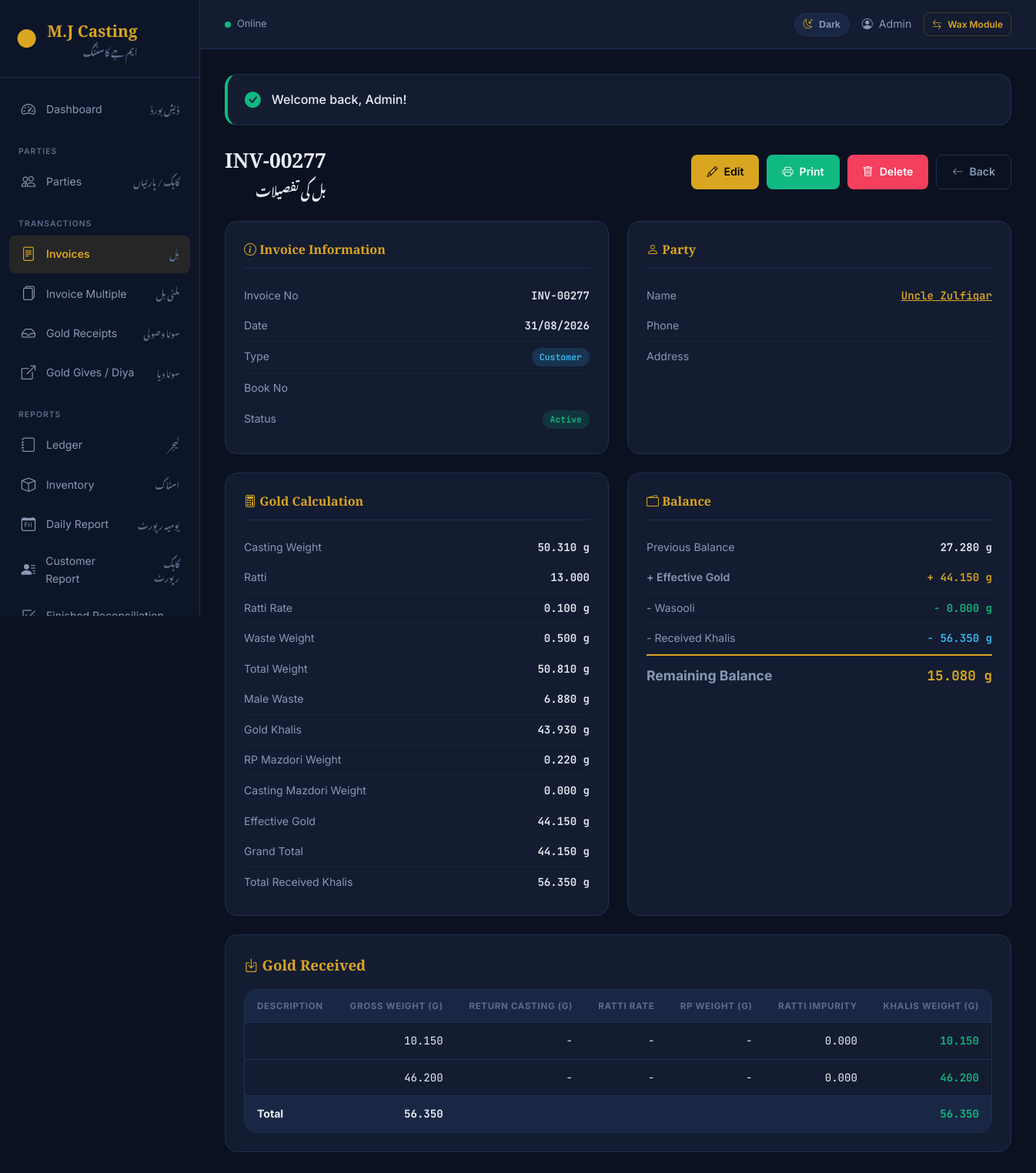
The page /invoices/show.php?id=277 (signed in) on the database its author committed.
### tables this page shows
CREATE TABLE `users` (
  `id` int(11) NOT NULL,
  `name` varchar(255) NOT NULL,
  `email` varchar(255) NOT NULL,
  `email_verified_at` datetime DEFAULT NULL,
  `password` varchar(255) NOT NULL,
  `remember_token` varchar(100) DEFAULT NULL,
  `created_at` timestamp NOT NULL DEFAULT current_timestamp(),
  `updated_at` timestamp NOT NULL DEFAULT current_timestamp() ON UPDATE current_timestamp()
);

CREATE TABLE `invoices` (
  `id` int(11) NOT NULL,
  `invoice_no` varchar(50) NOT NULL,
  `customer_id` int(11) NOT NULL,
  `invoice_type` enum('customer','dukandar','karigar') DEFAULT 'customer',
  `invoice_date` date NOT NULL,
  `casting_weight` decimal(10,3) DEFAULT 0.000,
  `waste_weight` decimal(10,3) DEFAULT 0.000,
  `total_weight` decimal(10,3) DEFAULT 0.000,
  `ratti` decimal(10,3) DEFAULT 0.000,
  `ratti_rate` decimal(10,3) DEFAULT 0.000,
  `male_waste` decimal(10,3) DEFAULT 0.000,
  `gold_khalis` decimal(10,3) DEFAULT 0.000,
  `total_received_khalis` decimal(10,3) DEFAULT 0.000,
  `rp_rate` decimal(15,2) DEFAULT 0.00,
  `rp_amount` decimal(15,2) DEFAULT 0.00,
  `rp_mazdori_weight` decimal(10,3) DEFAULT 0.000,
  `rp_mazdori_rate` decimal(15,2) DEFAULT 0.00,
  `rp_mazdori_amount` decimal(15,2) DEFAULT 0.00,
  `casting_mazdori_weight` decimal(10,3) DEFAULT 0.000,
  `casting_mazdori_rate` decimal(15,2) DEFAULT 0.00,
  `casting_mazdori_amount` decimal(15,2) DEFAULT 0.00,
  `effective_gold` decimal(10,3) DEFAULT 0.000,
  `grand_total` decimal(15,2) DEFAULT 0.00,
  `wasooli` decimal(15,2) DEFAULT 0.00,
  `previous_balance` decimal(15,2) DEFAULT 0.00,
  `remaining_balance` decimal(15,2) DEFAULT 0.00,
  `manual_book_no` varchar(50) DEFAULT NULL,
  `remarks` text DEFAULT NULL,
  `status` enum('active','cancelled') DEFAULT 'active',
  `ratti_auto` tinyint(1) DEFAULT 0,
  `waste_auto` tinyint(1) DEFAULT 0,
  `male_waste_auto` tinyint(1) DEFAULT 0,
  `created_by` int(11) DEFAULT NULL,
  `updated_by` int(11) DEFAULT NULL,
  `created_at` timestamp NOT NULL DEFAULT current_timestamp(),
  `updated_at` timestamp NOT NULL DEFAULT current_timestamp() ON UPDATE current_timestamp(),
  `deleted_at` datetime DEFAULT NULL
);

CREATE TABLE `customers` (
  `id` int(11) NOT NULL,
  `name` varchar(100) NOT NULL,
  `phone` varchar(20) DEFAULT NULL,
  `cnic` varchar(30) DEFAULT NULL,
  `address` text DEFAULT NULL,
  `city` varchar(50) DEFAULT NULL,
  `opening_balance` decimal(15,2) DEFAULT 0.00,
  `status` enum('active','inactive') DEFAULT 'active',
  `party_type` enum('customer','dukandar','karigar') DEFAULT 'customer',
  `created_at` timestamp NOT NULL DEFAULT current_timestamp(),
  `updated_at` timestamp NOT NULL DEFAULT current_timestamp() ON UPDATE current_timestamp(),
  `deleted_at` datetime DEFAULT NULL
);

CREATE TABLE `invoice_receives` (
  `id` int(11) NOT NULL,
  `invoice_id` int(11) NOT NULL,
  `description` varchar(255) DEFAULT NULL,
  `gross_weight` decimal(10,3) DEFAULT 0.000,
  `ratti_impurity` decimal(10,3) DEFAULT 0.000,
  `khalis_weight` decimal(10,3) DEFAULT 0.000,
  `created_at` timestamp NOT NULL DEFAULT current_timestamp(),
  `updated_at` timestamp NOT NULL DEFAULT current_timestamp() ON UPDATE current_timestamp()
);

### invoices/show.php (the view, shortened to what the rows shown need)
<?php
require_once __DIR__ . '/../config.php';
require_once __DIR__ . '/../functions/gold_calculations.php';
$id = (int) query('id', 0);
$db = getDB();
$stmt = $db->prepare("SELECT i.*, c.name as customer_name, c.phone as customer_phone, c.address as customer_address
                      FROM invoices i LEFT JOIN customers c ON c.id = i.customer_id WHERE i.id = ?");
$stmt->execute([$id]);
$invoice = $stmt->fetch();
$stmt = $db->prepare("SELECT * FROM invoice_receives WHERE invoice_id = ?");
$stmt->execute([$id]);
$receives = $stmt->fetchAll();
$breakdown = buildCalculationBreakdown($invoice);
require_once __DIR__ . '/../includes/header.php';
?>
<div class="page-header">
    <div class="page-title-group">
        <h1><?= htmlspecialchars($invoice['invoice_no']) ?></h1>
        <p class="font-urdu" style="margin-top:4px;">بل کی تفصیلات</p>
    </div>
</div>
<div class="invoice-detail-grid">
    <div class="detail-card">
        <div class="detail-row">
            <span class="detail-label">Invoice No</span>
            <span class="detail-value"><?= htmlspecialchars($invoice['invoice_no']) ?></span>
        </div>
        <div class="detail-row">
            <span class="detail-label">Date</span>
            <span class="detail-value"><?= formatDate($invoice['invoice_date']) ?></span>
        </div>
        <div class="detail-row">
            <span class="detail-value"><span class="badge bg-info"><?= ucfirst($invoice['invoice_type']) ?></span></span>
        </div>
        <div class="detail-row">
            <span class="detail-value"><span class="badge <?= $invoice['status'] === 'active' ? 'bg-success' : 'bg-danger' ?>"><?= ucfirst($invoice['status']) ?></span></span>
        </div>
    </div>
    <div class="detail-card">
        <div class="detail-row">
            <span class="detail-value"><a href="<?= url('customers/show.php?id=' . $invoice['customer_id']) ?>" style="color:var(--gold-primary);"><?= htmlspecialchars($invoice['customer_name'] ?? 'N/A') ?></a></span>
        </div>
    </div>
    <div class="detail-card">
        <div class="detail-row">
            <span class="detail-label">Previous Balance</span>
            <span class="detail-value"><?= number_format($breakdown['balance_chain']['previous_balance'], 3) ?> g</span>
        </div>
        <div class="detail-row" style="font-weight:600;color:var(--gold-primary);">
            <span class="detail-label">+ Effective Gold</span>
            <span class="detail-value">+ <?= number_format($breakdown['balance_chain']['effective_gold'], 3) ?> g</span>
        </div>
        <div class="detail-row" style="color:var(--success);">
            <span class="detail-label">- Wasooli</span>
            <span class="detail-value">- <?= number_format($breakdown['balance_chain']['wasooli'], 3) ?> g</span>
        </div>
        <div class="detail-row" style="color:var(--info);">
            <span class="detail-label">- Received Khalis</span>
            <span class="detail-value">- <?= number_format($breakdown['balance_chain']['received_khalis'], 3) ?> g</span>
        </div>
        <div class="detail-row" style="font-size:1.1rem;padding-top:12px;border-top:2px solid var(--gold-primary);">
            <span class="detail-label" style="font-weight:700;">Remaining Balance</span>
            <span class="detail-value" style="font-weight:700;color:<?= $invoice['remaining_balance'] < 0 ? 'var(--error)' : 'var(--gold-primary)' ?>;">
                <?= number_format($invoice['remaining_balance'], 3) ?> g
            </span>
        </div>
    </div>
</div>
<?php if (!empty($receives)): ?>
<div class="card" style="padding:24px;margin-top:24px;">
    <div class="table-container">
        <table>
            <thead>
                <tr>
                    <th>Description</th>
                    <th class="text-right">Gross Weight (g)</th>
                    <th class="text-right">Return Casting (g)</th>
                    <th class="text-right">Ratti Rate</th>
                    <th class="text-right">RP Weight (g)</th>
                    <th class="text-right">Ratti Impurity</th>
                    <th class="text-right">Khalis Weight (g)</th>
                </tr>
            </thead>
            <tbody>
                <?php foreach ($receives as $rec): ?>
                <tr>
                    <td><?= htmlspecialchars($rec['description'] ?? '-') ?></td>
                    <td class="text-right mono"><?= number_format($rec['gross_weight'], 3) ?></td>
                    <td class="text-right mono"><?= !empty($rec['return_casting_enabled']) ? number_format($rec['return_casting_weight'], 3) : '-' ?></td>
                    <td class="text-right mono"><?= !empty($rec['return_casting_enabled']) ? number_format($rec['return_ratti_rate'], 3) : '-' ?></td>
                    <td class="text-right mono"><?= !empty($rec['return_casting_enabled']) ? number_format($rec['return_rp_weight'], 3) : '-' ?></td>
                    <td class="text-right mono"><?= number_format($rec['ratti_impurity'], 3) ?></td>
                    <td class="text-right mono" style="color:var(--success);font-weight:600;"><?= number_format($rec['khalis_weight'] + ($rec['return_casting_khalis'] ?? 0), 3) ?></td>
                </tr>
                <?php endforeach; ?>
            </tbody>
        </table>
    </div>
</div>
<?php endif; ?>
<?php require_once __DIR__ . '/../includes/footer.php'; ?>

### includes/header.php (shortened to what the rows shown need)
<!DOCTYPE html>
<html lang="en">
<head>
    <link rel="stylesheet" href="https://cdn.jsdelivr.net/npm/bootstrap-icons@1.11.3/font/bootstrap-icons.min.css">
    <link rel="stylesheet" href="<?= url('assets/css/style.css') ?>">
</head>
<body>
    <?php $currentUser = getCurrentUser(); ?>
    <?php if (!isset($hideSidebar)): ?>
    <aside class="sidebar" id="sidebar">
        <div class="sidebar-header">
            <div class="logo">
                <span class="logo-icon">&#9679;</span>
                <div class="logo-text">
                    <span class="logo-title">M.J Casting</span>
                    <span class="logo-subtitle font-urdu">ایم جے کاسٹنگ</span>
                </div>
            </div>
        </div>
        <nav class="sidebar-nav">
            <a href="<?= url('dashboard.php') ?>" class="nav-item <?= basename($_SERVER['PHP_SELF']) === 'dashboard.php' ? 'active' : '' ?>">
                <i class="bi bi-speedometer2"></i>
                <span>Dashboard</span>
                <span class="font-urdu nav-urdu">ڈیش بورڈ</span>
            </a>
            <div class="nav-section-label">Parties</div>
            <a href="<?= url('customers/index.php') ?>" class="nav-item <?= strpos($_SERVER['PHP_SELF'], 'customers') !== false ? 'active' : '' ?>">
                <i class="bi bi-people"></i>
                <span>Parties</span>
                <span class="font-urdu nav-urdu">گاہک / پارٹیاں</span>
            </a>
            <div class="nav-section-label">Transactions</div>
            <a href="<?= url('invoices/index.php') ?>" class="nav-item <?= (strpos($_SERVER['PHP_SELF'], 'invoices') !== false && strpos($_SERVER['PHP_SELF'], 'invoice-multiple') === false) ? 'active' : '' ?>">
                <i class="bi bi-file-text"></i>
                <span>Invoices</span>
                <span class="font-urdu nav-urdu">بل</span>
            </a>
            <a href="<?= url('invoice-multiple/index.php') ?>" class="nav-item <?= strpos($_SERVER['PHP_SELF'], 'invoice-multiple') !== false ? 'active' : '' ?>">
                <i class="bi bi-files"></i>
                <span>Invoice Multiple</span>
                <span class="font-urdu nav-urdu">ملٹی بل</span>
            </a>
            <a href="<?= url('gold-receipts/index.php') ?>" class="nav-item <?= strpos($_SERVER['PHP_SELF'], 'gold-receipts') !== false ? 'active' : '' ?>">
                <i class="bi bi-inbox"></i>
                <span>Gold Receipts</span>
                <span class="font-urdu nav-urdu">سونا وصولی</span>
            </a>
            <a href="<?= url('gold-gives/index.php') ?>" class="nav-item <?= strpos($_SERVER['PHP_SELF'], 'gold-gives') !== false ? 'active' : '' ?>">
                <i class="bi bi-box-arrow-up-right"></i>
                <span>Gold Gives / Diya</span>
                <span class="font-urdu nav-urdu">سونا دیا</span>
            </a>
            <div class="nav-section-label">Reports</div>
            <a href="<?= url('ledger/index.php') ?>" class="nav-item <?= strpos($_SERVER['PHP_SELF'], 'ledger') !== false ? 'active' : '' ?>">
                <i class="bi bi-journal"></i>
                <span>Ledger</span>
                <span class="font-urdu nav-urdu">لیجر</span>
            </a>
            <a href="<?= url('inventory/index.php') ?>" class="nav-item <?= strpos($_SERVER['PHP_SELF'], 'inventory') !== false ? 'active' : '' ?>">
                <i class="bi bi-box"></i>
                <span>Inventory</span>
                <span class="font-urdu nav-urdu">اسٹاک</span>
            </a>
            <a href="<?= url('reports/daily.php') ?>" class="nav-item <?= strpos($_SERVER['PHP_SELF'], 'reports/daily') !== false ? 'active' : '' ?>">
                <i class="bi bi-calendar-day"></i>
                <span>Daily Report</span>
                <span class="font-urdu nav-urdu">یومیہ رپورٹ</span>
            </a>
            <a href="<?= url('reports/customer.php') ?>" class="nav-item <?= strpos($_SERVER['PHP_SELF'], 'reports/customer') !== false ? 'active' : '' ?>">
                <i class="bi bi-person-lines-fill"></i>
                <span>Customer Report</span>
                <span class="font-urdu nav-urdu">گاہک رپورٹ</span>
            </a>
            <a href="<?= url('reports/finished_reconciliation.php') ?>" class="nav-item <?= strpos($_SERVER['PHP_SELF'], 'reports/finished_reconciliation') !== false ? 'active' : '' ?>">
                <i class="bi bi-check2-square"></i>
                <span>Finished Reconciliation</span>
            </a>
        </nav>
    </aside>
    <div class="main-wrapper">
        <header class="top-header">
            <div class="header-left">
                <div class="online-status">
                    <span class="online-dot" id="online-dot"></span>
                    <span id="online-text">Online</span>
                </div>
            </div>
            <div class="header-right">
                <button type="button" class="theme-toggle" id="theme-toggle" onclick="window.toggleMjTheme && window.toggleMjTheme()" title="Toggle light / dark theme" aria-label="Toggle theme">
                    <i class="bi bi-moon-stars" id="theme-toggle-icon"></i>
                    <span id="theme-toggle-text">Dark</span>
                </button>
                <span class="header-user">
                    <i class="bi bi-person-circle"></i>
                    <?= htmlspecialchars($currentUser['name'] ?? 'User') ?>
                </span>
                <a href="<?= url('wax/index.php') ?>" class="btn btn-sm btn-outline" style="font-size:0.75rem;padding:5px 10px;color:var(--gold-primary);border-color:var(--gold-muted);">
                    <i class="bi bi-arrow-left-right"></i> Wax Module
                </a>
            </div>
        </header>
        <main class="content-area">
            <?php if ($flash = getFlash()): ?>
                <div class="card flash-<?= $flash['type'] ?>" style="border-left: 4px solid <?= $flash['type'] === 'success' ? 'var(--success)' : 'var(--error)' ?>; padding: 16px 22px; margin-bottom: 24px;">
                    <div style="display: flex; align-items: center; gap: 14px;">
                        <i class="bi bi-<?= $flash['type'] === 'success' ? 'check-circle-fill' : 'exclamation-triangle-fill' ?>" style="color: <?= $flash['type'] === 'success' ? 'var(--success)' : 'var(--error)' ?>; font-size: 1.3rem;"></i>
                        <span style="font-weight: 500;"><?= htmlspecialchars($flash['message']) ?></span>
                    </div>
                </div>
            <?php endif; ?>
    <?php endif; ?>

### rows shown on the page
users: name "Admin"
invoices: invoice_no "INV-00277", invoice_date "31/08/2026", invoice_type "Customer", status "Active", customer.name "Uncle Zulfiqar", previous_balance "27.280", effective_gold "44.150", wasooli "0.000", total_received_khalis "56.350", remaining_balance "15.080"
invoice_receives: gross_weight "10.150", ratti_impurity "0.000", $rec['khalis_weight'] + ($rec['return_casting_khalis'] ?? 0) "10.150"
invoice_receives: gross_weight "46.200", ratti_impurity "0.000", $rec['khalis_weight'] + ($rec['return_casting_khalis'] ?? 0) "46.200"

### other values the page prints
$flash['message'] "Welcome back, Admin!"
$step['label'] "Casting Weight"
$step['value'] "50.310"
$step['unit'] "g"
$step['label'] "Ratti"
$step['value'] "13.000"
$step['label'] "Ratti Rate"
$step['value'] "0.100"
$step['label'] "Waste Weight"
$step['value'] "0.500"
$step['label'] "Total Weight"
$step['value'] "50.810"
$step['label'] "Male Waste"
$step['value'] "6.880"
$step['label'] "Gold Khalis"
